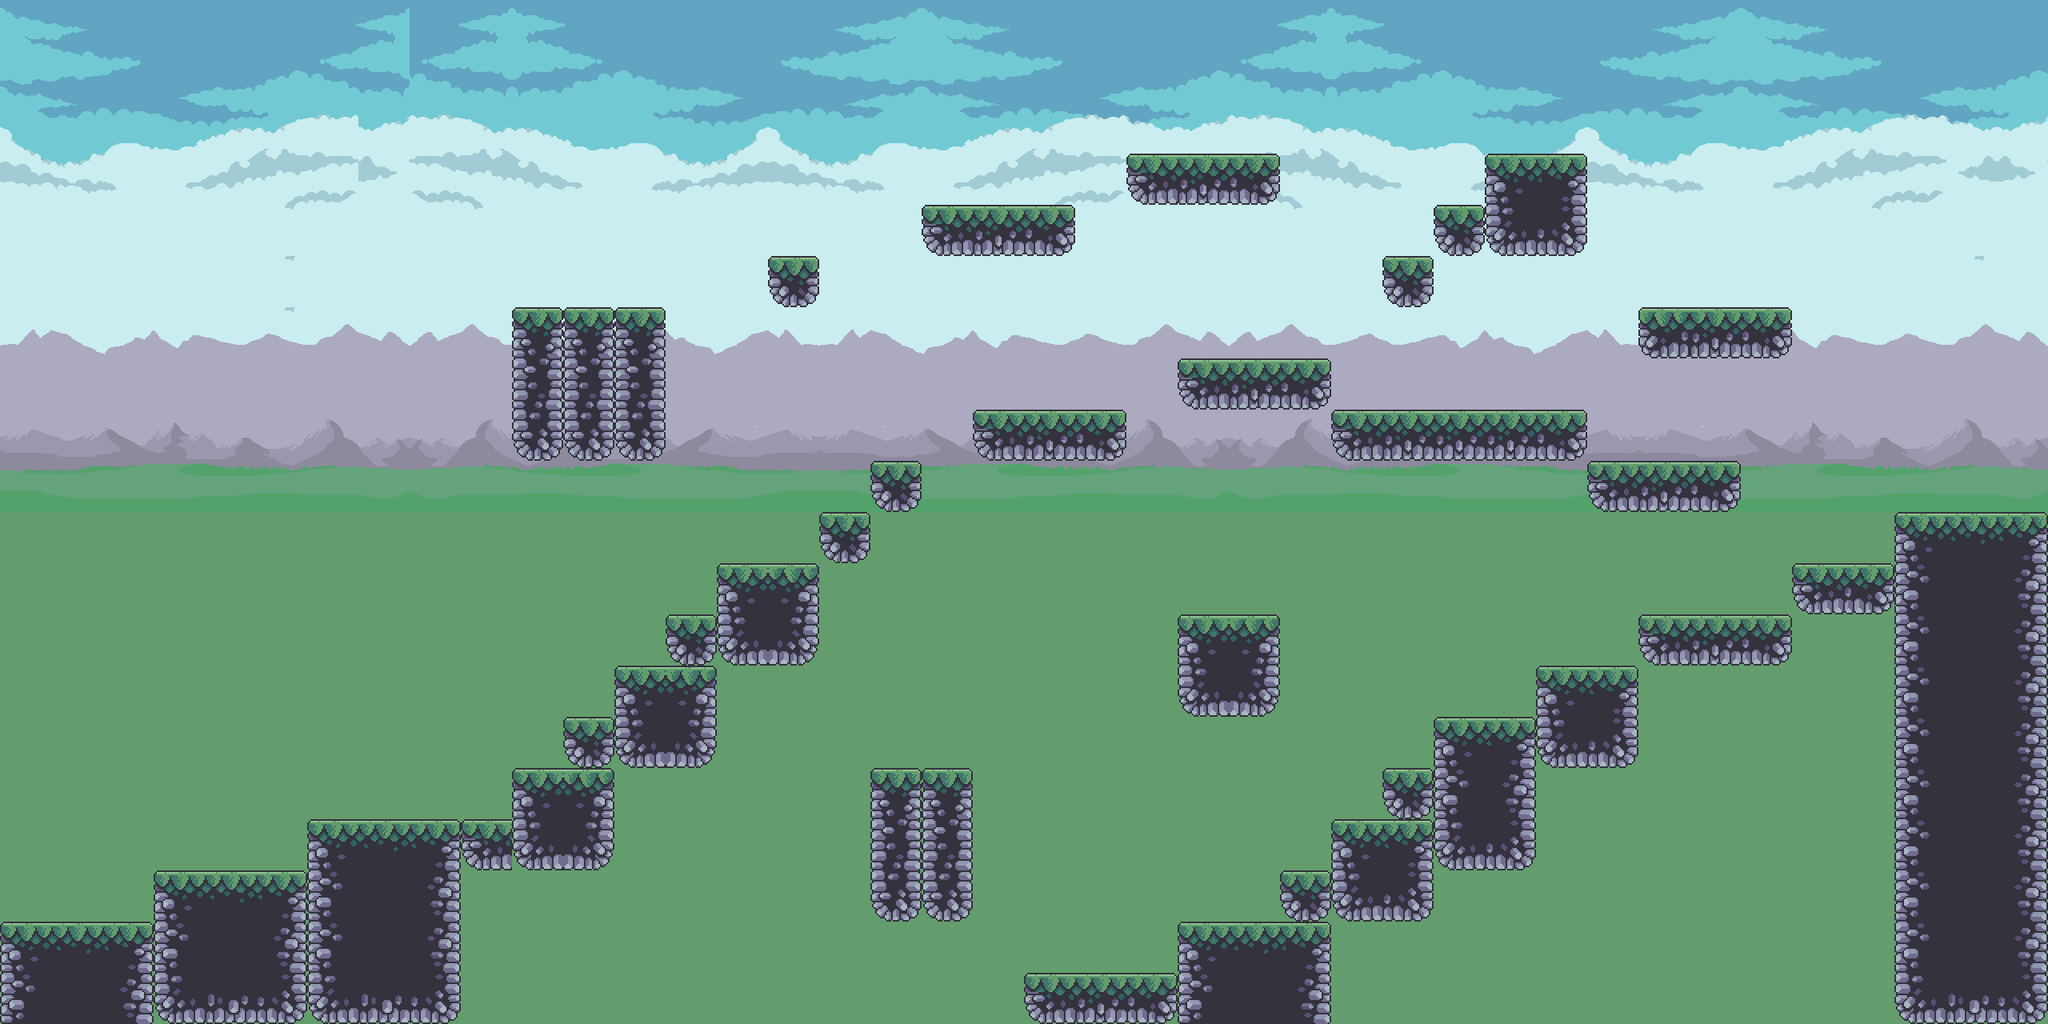

Rendered tile map (Tiled .tmx) drawn with the repository's tilesets; below, a short description and the map source with its tile grids summarised:
An orthogonal 40x20 tile map with 64x64 px tiles, 6 tile layers (BG 1, BG 2, BG 3, BG 4, ...), 25 tilesets and 117 objects (70x Grass, 7x Fish, 6x slime_3, 5x Spike, 5x Chicken, ...).

<map version="1.10" tiledversion="1.10.2" orientation="orthogonal" renderorder="right-down" width="40" height="20" tilewidth="64" tileheight="64" infinite="0" nextlayerid="12" nextobjectid="178">
 <tileset firstgid="1" name="Background_Awan" tilewidth="64" tileheight="64" tilecount="28" columns="7">
  <image source="Assets/Background_1.png" width="496" height="272" />
 </tileset>
 <tileset firstgid="29" name="Background_2" tilewidth="64" tileheight="64" tilecount="28" columns="7">
  <image source="Assets/Background_2.png" width="496" height="272" />
 </tileset>
 <tileset firstgid="57" name="CloudsBack" tilewidth="64" tileheight="64" tilecount="40" columns="8">
  <image source="Assets/CloudsBack.png" width="512" height="320" />
 </tileset>
 <tileset firstgid="97" name="CloudsFront" tilewidth="64" tileheight="64" tilecount="40" columns="8">
  <image source="Assets/CloudsFront.png" width="512" height="320" />
 </tileset>
 <tileset firstgid="137" name="BG 4 " tilewidth="64" tileheight="64" tilecount="40" columns="8">
  <image source="Assets/BGBack.png" width="512" height="320" />
 </tileset>
 <tileset firstgid="177" name="Gunung" tilewidth="64" tileheight="64" tilecount="40" columns="8">
  <image source="Assets/BGFront.png" width="512" height="320" />
 </tileset>
 <tileset firstgid="217" name="overworld" tilewidth="64" tileheight="64" tilecount="126" columns="14">
  <image source="Assets/overworld.png" width="896" height="576" />
 </tileset>
 <tileset firstgid="343" name="outside" tilewidth="64" tileheight="64" tilecount="48" columns="12">
  <image source="Assets/outside.png" width="768" height="256" />
 </tileset>
 <tileset firstgid="391" name="Sun" tilewidth="82" tileheight="85" tilecount="1" columns="1">
  <image source="Assets/Assets/matahari/82 x 85.png" width="82" height="85" />
 </tileset>
 <tileset firstgid="392" name="grass" tilewidth="64" tileheight="64" tilecount="5" columns="5">
  <image source="Assets/grass.png" width="320" height="64" />
 </tileset>
 <tileset firstgid="397" name="pohon tumbang" tilewidth="47" tileheight="55" tilecount="1" columns="1">
  <image source="Assets/Ridges/6.png" width="47" height="55" />
 </tileset>
 <tileset firstgid="398" name="pohon 2" tilewidth="65" tileheight="61" tilecount="1" columns="1">
  <image source="Assets/Ridges/4.png" width="65" height="61" />
 </tileset>
 <tileset firstgid="399" name="pohon 3" tilewidth="123" tileheight="150" tilecount="1" columns="1">
  <image source="Assets/Trees/3.png" width="123" height="150" />
 </tileset>
 <tileset firstgid="400" name="pohon 4" tilewidth="101" tileheight="103" tilecount="1" columns="1">
  <image source="Assets/Trees/1.png" width="101" height="103" />
 </tileset>
 <tileset firstgid="401" name="pohon 5" tilewidth="104" tileheight="132" tilecount="1" columns="1">
  <image source="Assets/Trees/2.png" width="104" height="132" />
 </tileset>
 <tileset firstgid="402" name="Gozy" tilewidth="51" tileheight="48" tilecount="1" columns="1">
  <image source="Assets/Assets/Player/idle/1.png" width="51" height="48" />
 </tileset>
 <tileset firstgid="403" name="House" tilewidth="120" tileheight="104" tilecount="1" columns="1">
  <image source="Assets/Assets/rumah/rumah_2/120 x 104.png" width="120" height="104" />
 </tileset>
 <tileset firstgid="404" name="Slime" tilewidth="64" tileheight="46" tilecount="1" columns="1">
  <image source="Assets/Assets/enemy/slime_3/1.png" width="64" height="46" />
 </tileset>
 <tileset firstgid="405" name="Slime 2" tilewidth="66" tileheight="74" tilecount="1" columns="1">
  <image source="Assets/Assets/enemy/slime_2/1.png" width="66" height="74" />
 </tileset>
 <tileset firstgid="406" name="Hati" tilewidth="64" tileheight="64" tilecount="1" columns="1">
  <image source="Assets/Assets/hati/1.png" width="64" height="64" />
 </tileset>
 <tileset firstgid="407" name="0" tilewidth="50" tileheight="50" tilecount="1" columns="1">
  <image source="Assets/Assets/Spikes/0.png" width="50" height="50" />
 </tileset>
 <tileset firstgid="408" name="Chicken" tilewidth="16" tileheight="29" tilecount="1" columns="1">
  <image source="Assets/Assets/makanan (koin)/Chicken/2.png" width="16" height="29" />
 </tileset>
 <tileset firstgid="409" name="Fish" tilewidth="25" tileheight="25" tilecount="1" columns="1">
  <image source="Assets/Assets/makanan (koin)/Fish/1.png" width="25" height="25" />
 </tileset>
 <tileset firstgid="410" name="Food" tilewidth="46" tileheight="25" tilecount="1" columns="1">
  <image source="Assets/Assets/makanan (koin)/Food/1.png" width="46" height="25" />
 </tileset>
 <tileset firstgid="411" name="star" tilewidth="30" tileheight="30" tilecount="1" columns="1">
  <image source="Assets/star.png" width="30" height="30" />
 </tileset>
 <layer id="1" name="BG 1" width="40" height="20">
  <data>[800 cells, 800 non-empty, 15 distinct tile ids]</data>
 </layer>
 <layer id="2" name="BG 2" width="40" height="20">
  <data>[800 cells, 200 non-empty, 40 distinct tile ids]</data>
 </layer>
 <layer id="3" name="BG 3" width="40" height="20">
  <data>[800 cells, 240 non-empty, 24 distinct tile ids]</data>
 </layer>
 <layer id="4" name="BG 4" width="40" height="20">
  <data>[800 cells, 120 non-empty, 16 distinct tile ids]</data>
 </layer>
 <layer id="5" name="BG 5" width="40" height="20">
  <data>[800 cells, 480 non-empty, 17 distinct tile ids]</data>
 </layer>
 <layer id="7" name="Pijakan" width="40" height="20">
  <data>[800 cells, 153 non-empty, 16 distinct tile ids]</data>
 </layer>
 <objectgroup id="8" name="Object" visible="0">
  <object id="39" name="Grass" gid="392" x="0" y="1152" width="64" height="64" />
  <object id="40" name="Grass" gid="393" x="65.3333" y="1152" width="64" height="64" />
  <object id="41" name="Grass" gid="393" x="130.667" y="1151.33" width="64" height="64" />
  <object id="42" name="Grass" gid="392" x="192" y="1088.67" width="64" height="64" />
  <object id="43" name="Grass" gid="393" x="257.333" y="1088.67" width="64" height="64" />
  <object id="44" name="Grass" gid="393" x="322.667" y="1088" width="64" height="64" />
  <object id="45" name="Grass" gid="392" x="384" y="1024.67" width="64" height="64" />
  <object id="46" name="Grass" gid="393" x="449.333" y="1024.67" width="64" height="64" />
  <object id="47" name="Grass" gid="393" x="514.667" y="1024" width="64" height="64" />
  <object id="48" name="Grass" gid="394" x="576" y="1024" width="64" height="64" />
  <object id="49" name="Grass" gid="394" x="640" y="960" width="64" height="64" />
  <object id="50" name="Grass" gid="394" x="704" y="896" width="64" height="64" />
  <object id="51" name="Grass" gid="394" x="768" y="832" width="64" height="64" />
  <object id="52" name="Grass" gid="394" x="832" y="768" width="64" height="64" />
  <object id="53" name="Grass" gid="394" x="896" y="704" width="64" height="64" />
  <object id="54" name="Grass" gid="394" x="960" y="704" width="64" height="64" />
  <object id="55" name="Grass" gid="394" x="1024" y="640" width="64" height="64" />
  <object id="56" name="Grass" gid="394" x="1088" y="576" width="64" height="64" />
  <object id="57" name="Grass" gid="394" x="1216" y="512" width="64" height="64" />
  <object id="58" name="Grass" gid="394" x="1280" y="512" width="64" height="64" />
  <object id="59" name="Grass" gid="394" x="1344" y="512" width="64" height="64" />
  <object id="60" name="Grass" gid="394" x="640" y="384" width="64" height="64" />
  <object id="61" name="Grass" gid="394" x="704" y="384" width="64" height="64" />
  <object id="62" name="Grass" gid="394" x="768" y="384" width="64" height="64" />
  <object id="63" name="Grass" gid="394" x="960" y="320" width="64" height="64" />
  <object id="64" name="Grass" gid="394" x="1152" y="256" width="64" height="64" />
  </objectgroup>
 <objectgroup id="11" name="Data">
  <!-- 1 objects omitted --></objectgroup>
</map>
<!-- 91 of 117 objects omitted -->
